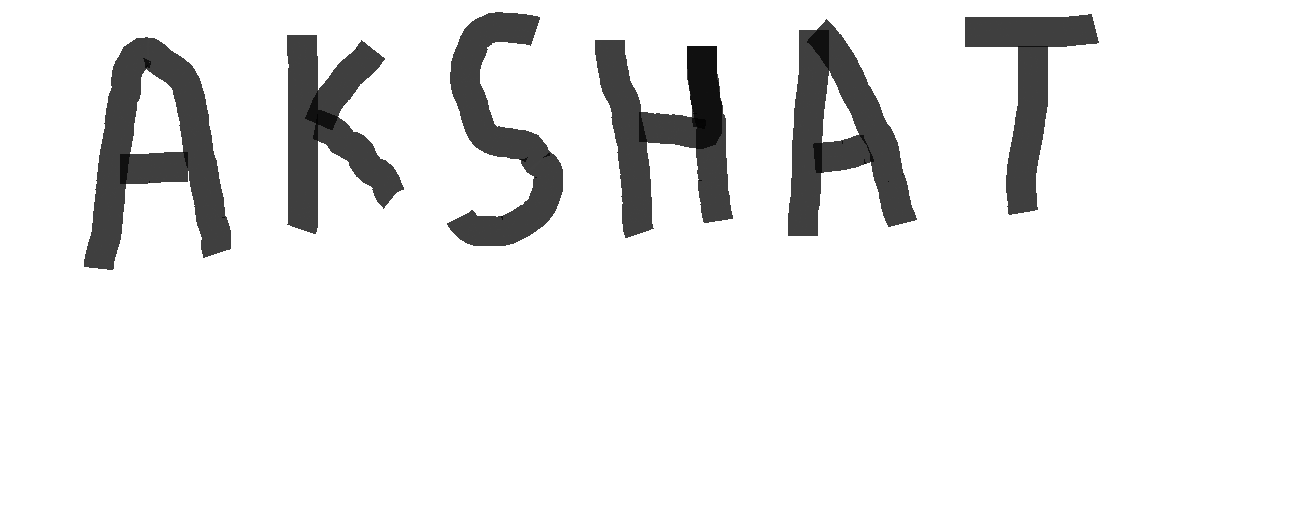
%> input picture Client Files/ex4/ak.png, 1313 x 512 px
$ octave --eval "result = wordsplit(imread('ak.png'));"   (GNU Octave 9; MATLAB toolbox functions it lacks are replaced by stand-ins)
%> lines starting %> are read from the running program, lines starting %| are printed output that depends on the picture; in (x1, y1, x2, y2) boxes, pixels count from 0 and x2, y2 are one past the last pixel; in counts of white or black regions, pixels touching at a corner belong together; the program's own positions count from 1
### Client Files/ex4/pop.m
function [c] = pop(a)
if size(a,3)==3
    a=rgb2gray(a);
    b=im2bw(a);
else
    b=a;
end
    [k,r]=cslice3(b);
    c=b(r(1,1):r(1,2),r(2,1):r(2,2));
    if r(2,2)-r(2,1)>20
        c=imresize(c,[100 50]);
    else
        c=imresize(c,[100 20]);
        d=ones(100,50);
        d(:,15:34)=c;
        c=d;
    end
return

### Client Files/ex4/cslice3.m
function [k,r]= cslice3(img)
z=img;

z=z(:);
k=0;
a=0;
b=1;
r=[size(img,1) 0;size(img,2) 0];

for i=1:length(z)
    if and(z(i)>=a,z(i)<b)
        k=k+1;
        if(r(1,1)>(mod(i,size(img,1))+1))
            r(1,1)=mod(i,size(img,1))+1;
        end
        if(r(1,2)<(mod(i,size(img,1))+1))
            r(1,2)=mod(i,size(img,1))+1;
        end
        if(r(2,1)>((i)/size(img,1))+1)
            r(2,1)=((i)/size(img,1))+1;
        end
        if(r(2,2)<((i)/size(img,1))+1)
            r(2,2)=((i)/size(img,1))+1;
        end

     end
end
r=floor(r);
return

### Client Files/ex4/wordsplit.m
function [wordarray,pic] = wordsplit(img)
a=rgb2gray(img);
a=im2bw(a);
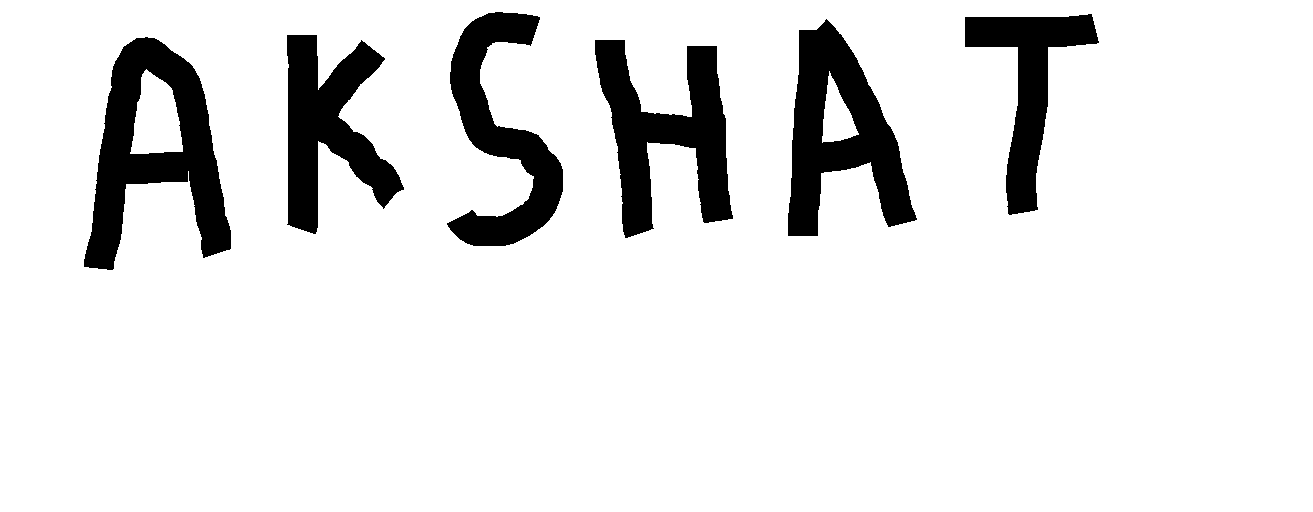
%> a: size 512x1313 logical; 89.1% white; 6 black regions, box (x1, y1, x2, y2) and area: (84, 37, 231, 270) 15294, (788, 19, 917, 236) 13463, (595, 40, 733, 238) 12760, (287, 35, 404, 234) 11392, (447, 12, 563, 246) 11173, (965, 14, 1099, 215) 8893
b=not(a);
wordarray=[];
pic=[];
i=1;
j=1;
while i<=size(a,2)
while and(not(sum(b(:,i))),i<size(a,2))
i=i+1;
end
if i==size(a,2)
    break;
end
j=i;
while and((sum(b(:,i))),i<size(a,2))
i=i+1;
end
k=pop(a(:,j:i));
wordarray=[wordarray;k(:)'];
pic = [pic;k];
end
%> this loop made 7 passes
%> (j, k) on passes 1 to 6: (85, 15294), (288, 11392), (448, 11173), (596, 12760), (789, 13463), (966, 8893)
%> pass 1, in pop, `b=a;`:
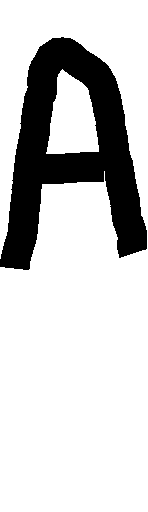
%> b: size 512x148 logical; 79.8% white; 1 black region, box (x1, y1, x2, y2) and area: (0, 37, 147, 270) 15294
%> pass 1, in pop, `c=b(r(1,1):r(1,2),r(2,1):r(2,2));`:
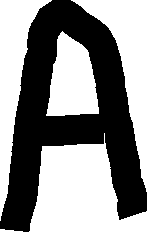
%> c: size 233x147 logical; 55.4% white; 1 black region, box (x1, y1, x2, y2) and area: (0, 0, 147, 232) 15291
%> pass 1, in pop, `c=imresize(c,[100 50]);`:
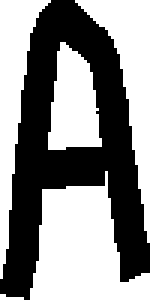
%> c: size 100x50 logical (shown 3 times larger); 55.1% white; 1 black region, box (x1, y1, x2, y2) and area: (0, 0, 50, 100) 2244
%> after the loop:
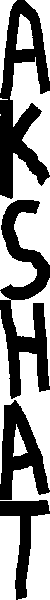
%> pic: size 600x50 double; values 0 (black) and 1 (white), 56.2% white; 4 black regions, box (x1, y1, x2, y2) and area: (0, 0, 50, 199) 4688, (0, 200, 50, 399) 4392, (0, 400, 50, 500) 2417, (0, 500, 50, 600) 1646
%> after the loop, i = 1313
return

$ run again, on Client Files/ex4/btw.png
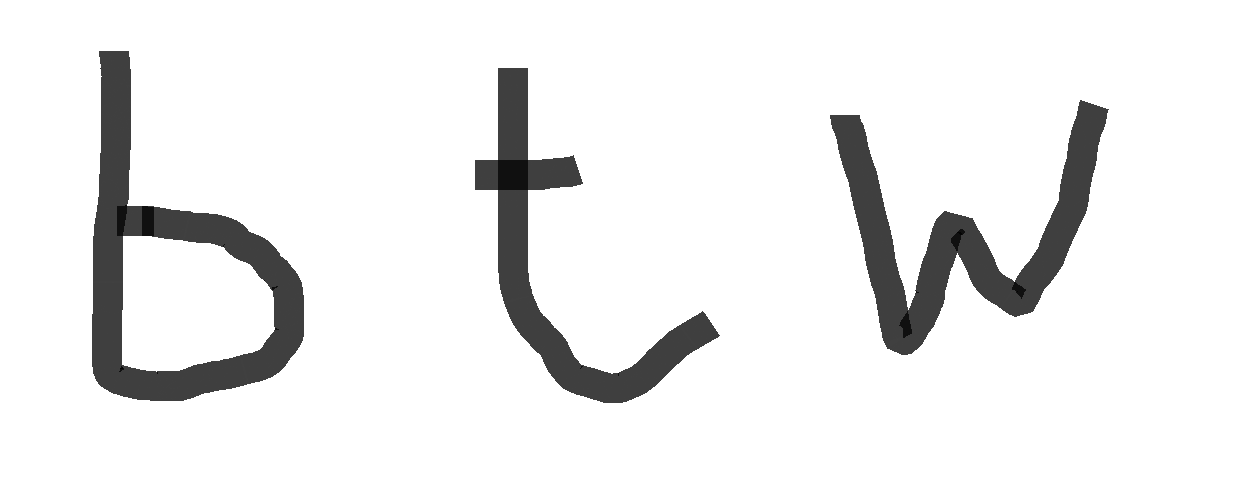
%> input picture Client Files/ex4/btw.png, 1256 x 491 px
%> in wordsplit, `a=im2bw(a);`:
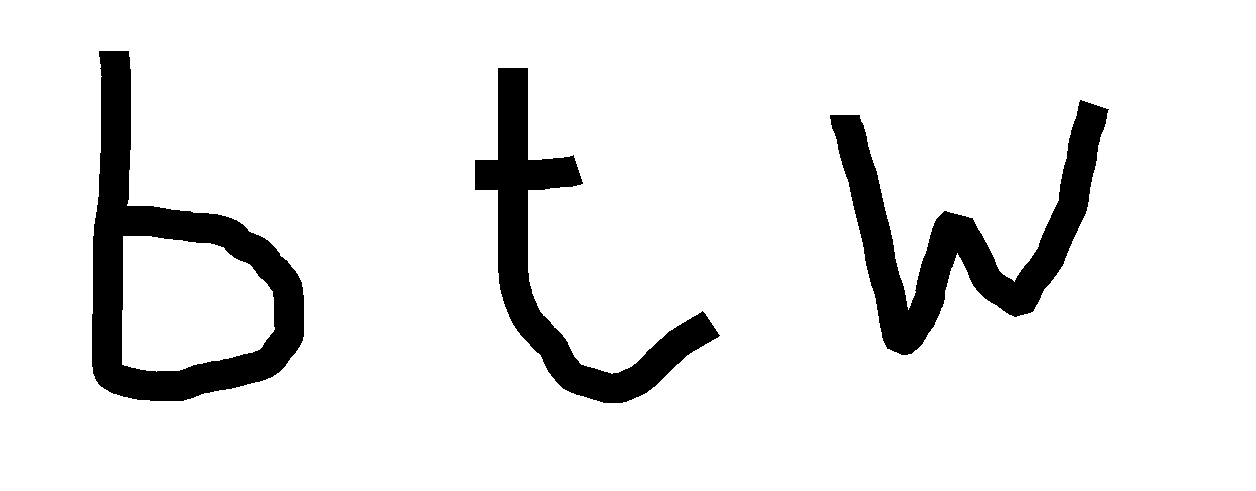
%> a: size 491x1256 logical; 90.3% white; 3 black regions, box (x1, y1, x2, y2) and area: (92, 51, 304, 401) 22615, (830, 100, 1109, 355) 20206, (475, 68, 720, 403) 16878
%> the loop in wordsplit, `while i<=size(a,2)` made 4 passes
%> (j, k) on passes 1 to 3: (93, 22615), (476, 16878), (831, 20206)
%> after the loop in wordsplit, `while i<=size(a,2)`:
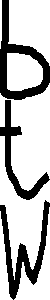
%> pic: size 300x50 double; values 0 (black) and 1 (white), 73.5% white; 3 black regions, box (x1, y1, x2, y2) and area: (0, 0, 50, 100) 1529, (0, 200, 50, 300) 1427, (0, 100, 50, 200) 1020
%> after the loop in wordsplit, `while i<=size(a,2)`: i = 1256
